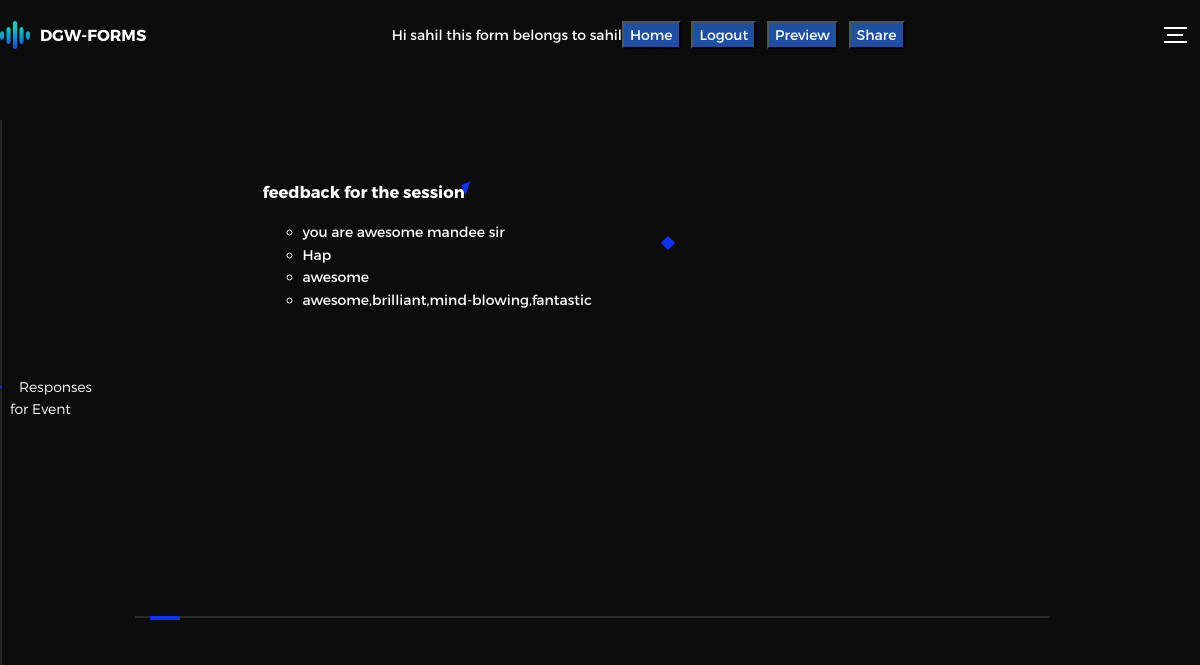
The app's page /post/pxltHWkksBiqtWhUTAqykapTtNrPlELidvCxyHVytBBcimnHKiwyQoJygzaGPliVuZCqHcnpVHLUoxEjcTOaqPrMTpXQGqhLujcl/ (signed in) with its own data.
### former/models.py (models this page shows, shortened)
class Forms(models.Model):
	user = models.ForeignKey(User,on_delete=models.CASCADE,null=True,blank= True)
	p_id = models.CharField(max_length = 110,primary_key=True)
	form_name = models.CharField(max_length = 50,default='')
	description = models.CharField(max_length=1000,default='')

class question(models.Model):
	id = models.AutoField(primary_key = True)
	ques = models.CharField(max_length = 1000,default=' ')
	qtype = models.CharField(max_length =1, default=0)
	forms = models.ForeignKey(Forms,on_delete = models.CASCADE,null=True, blank=True)

class answer(models.Model):
	ans = models.CharField(max_length = 1000)
	question = models.ForeignKey(question,on_delete = models.CASCADE,null=True, blank=True)
	def __str__(self):
		return self.ans

### former/views.py (the view)
# urls.py: url(r'^post/(?P<pk>[\w-]+)/$',app_views.postQ),
@login_required(redirect_field_name='next',login_url='/login/')
def postQ(request,pk):
	a = Forms.objects.get(p_id = pk)
	if a.user == request.user:
		quest=[]
		quest = a.question_set.all().order_by('id')
		return render(request,'all_reponses.html',{"form":a,"questions":quest})
	else:
		raise Http404('Not accessible.')

### former/templates/all_reponses.html (shortened to what this page needs)
{%load static%}
<!DOCTYPE html>
<html lang="en">
<head>
  <link rel="stylesheet" href="{%static 'css/main.css'%}">
</head>
<body>
<div class="perspective effect-rotate-left">
  <div class="container"><div class="outer-nav--return"></div>
    <div id="viewport" class="l-viewport">
      <div class="l-wrapper">
        <header class="header">
          <a class="header--logo" href="#0">
          <img src="{% static 'images/logo.png'%}" alt="DGW">
            <p>DGW-Forms</p>
          </a>
          <div style="color: #ffffff; text-align: right;">
    {%if not request.user.is_active%}<a href="/login/" style="text-align: right;color: #ffffff"><button style="background-color: #1d50a3;"><label>Login</label></button></a>&nbsp;&nbsp;&nbsp;{% else %}Hi {{request.user}} this form belongs to {{form.user}}<a href="/" style="text-align: right;color: #ffffff"><button style="background-color: #1d50a3;">Home</button></a>&nbsp;&nbsp;&nbsp;<a href="/logout/" style="text-align: right;color: #ffffff"><button style="background-color: #1d50a3;">Logout</button></a>&nbsp;&nbsp;&nbsp;<a href="/{{form.p_id}}/" style="color: #ffffff"><button style="background-color: #1d50a3;">Preview</button></a>&nbsp;&nbsp;
<button id="myBtn" style="background-color: #1d50a3;">Share</button>
{%endif%}</div>
          <div class="header--nav-toggle">
            <span></span>
          </div>
        </header>
        <nav class="l-side-nav">
          <ul class="side-nav">
            <li class="is-active"><span>Responses for {{form.form_name}}</span></li>
          </ul>
        </nav>
        <ul class="l-main-content main-content" style="overflow: auto;">
          <li class="l-section section section--is-active">
            <div class="intro">
              <div class="intro--banner">
            <div class="about">
              <div class="about--banner">
                {%for i in questions%}
                <div class = "make-float">
                  <h3 style="color: #ffffff">{{i.ques}}</h3>
                  <ul>
                    {%for j in i.answer_set.all%}
                    <li>{{j}}</li>
                    {%endfor%}
                  </ul>
                </div>
                {%endfor%}
              </div>
               </div>
            </div>
            </div>
          </li>
        </ul>
      </div>
    </div>
  </div>
</div>
</body>
</html>

### records on screen
Forms: user "sahil", form_name "Event"
question: ques "feedback for the session"
answer: ans "you are awesome mandee sir"
answer: ans "Hap"
answer: ans "awesome"
answer: ans "awesome,brilliant,mind-blowing,fantastic"

### other values on screen
{{ request.user }} "sahil"
